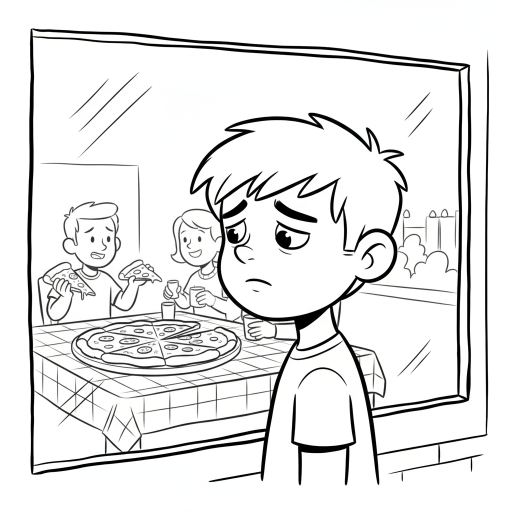
#> input picture sam3-hosting/generated_image_1768930074.png, 1024 x 1024 px (shown at 1/2 size)
$ python -i draw_animation.py   (imports and definitions only)
#> lines starting #> are read from the running program, lines starting #| are printed output that depends on the picture; after the words box and inside, x2 and y2 are one past the last pixel; in counts of white or black regions, pixels touching at a corner belong together
import os
import cv2
import time
import numpy as np
import math
import json
import base64
from . import utils

# [6 lines left out: function euc_dist, not called in this run]

def preprocess_image(img_path, resize_wd, resize_ht):
    """
    Reads an image, resizes it, and generates a binary adaptive threshold mask.
    The threshold mask is used to identify "ink" pixels for the animation.
    """
#> called with resize_wd = 1920, resize_ht = 1080
    img = cv2.imread(img_path)
#> img is the input picture: shape (1024, 1024, 3); mean B, G, R 230.9, 231, 230.9
    if img is None:
        return None, None, None, None, None
    img_ht, img_wd = img.shape[0], img.shape[1]
#> img_ht = 1024; img_wd = 1024
    img = cv2.resize(img, (resize_wd, resize_ht))
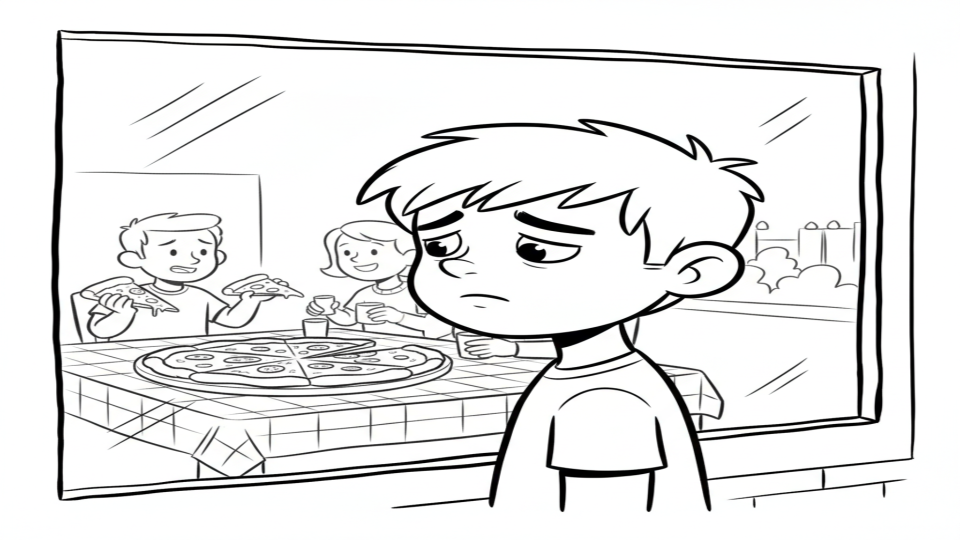
#> img: shape (1080, 1920, 3) (shown at 1/2 size); mean B, G, R 230.8, 230.9, 230.9
    img_gray = cv2.cvtColor(img, cv2.COLOR_BGR2GRAY)

    # gaussian adaptive thresholding: identifies edges and details
    img_thresh = cv2.adaptiveThreshold(
        img_gray, 255, cv2.ADAPTIVE_THRESH_GAUSSIAN_C, cv2.THRESH_BINARY, 15, 10
    )
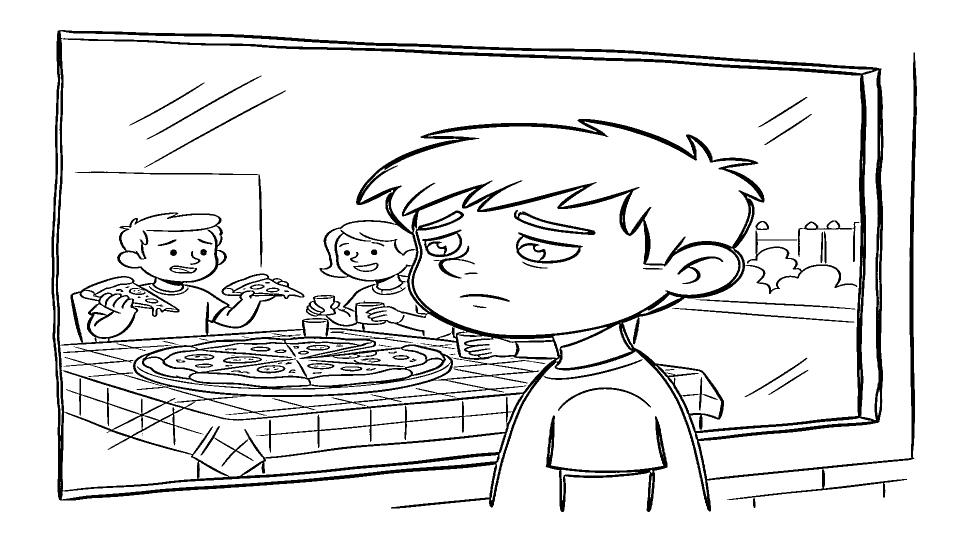
#> img_thresh: shape (1080, 1920) (shown at 1/2 size); 90.3% white; 114 black regions (33 under 20 px), largest, box (x1, y1, x2, y2) and area: (103, 60, 1834, 1023) 169289, (1091, 831, 1335, 1024) 5434, (1032, 465, 1166, 527) 2096
    return img, img_thresh, img_ht, img_wd, img_gray

def preprocess_hand_image(hand_path, hand_mask_path):
    """
    Prepares the 'drawing hand' asset by cropping it to its visible area
    and preparing foreground/background masks for blending.
    """
    hand = cv2.imread(hand_path)
    hand_mask = cv2.imread(hand_mask_path, cv2.IMREAD_GRAYSCALE)
    if hand is None or hand_mask is None:
        return None, None, None, None, None

    # Get extreme coordinates to crop hand to its mask size (removes unused empty space)
    indices = np.where(hand_mask == 255)
    x, y = indices[1], indices[0]
    top_left = (np.min(x), np.min(y))
    bottom_right = (np.max(x), np.max(y))

    hand = hand[top_left[1] : bottom_right[1], top_left[0] : bottom_right[0]]
    hand_mask = hand_mask[top_left[1] : bottom_right[1], top_left[0] : bottom_right[0]]
    hand_mask_inv = 255.0 - hand_mask

    # Normalize masks to [0.0, 1.0] for multiplicative blending
    hand_mask = hand_mask / 255.0
    hand_mask_inv = hand_mask_inv / 255.0

    # Ensure hand background is blacked out
    hand_bg_ind = np.where(hand_mask == 0)
    hand[hand_bg_ind] = [0, 0, 0]

    hand_ht, hand_wd = hand.shape[0], hand.shape[1]
    return hand, hand_mask, hand_mask_inv, hand_ht, hand_wd

# [114 lines left out: functions draw_hand_on_img, draw_masked_object, not called in this run]

def draw_animation_tool_fn(
    image_path: str,
    segmentation_results_path: str = None,
    frame_rate: int = 25,
    resize_wd: int = 1920,
    resize_ht: int = 1080,
    split_len: int = 10,
    object_skip_rate: int = 7,
    bg_object_skip_rate: int = 12,
    end_duration_sec: int = 1
) -> str:
    """
    Generates a whiteboard animation video of an image.

    If 'segmentation_results_path' is provided (from the segmentation tool),
    the tool will draw each object one by one before drawing the background.
    Otherwise, it draws the entire image in a single pass.

    Args:
        image_path (str): Absolute path to the input image.
        segmentation_results_path (str, optional): Path to the JSON output of the segmentation tool.
        frame_rate (int): FPS of the output video. Default 25.
        resize_wd (int): Resize image to this width before processing. Default 1920.
        resize_ht (int): Resize image to this height before processing. Default 1080.
        split_len (int): Grid size for ink detection. Smaller is more detailed but slower. Default 10.
        object_skip_rate (int): Write 1 frame for every N grid blocks drawn for objects. Default 8.
        bg_object_skip_rate (int): Skip rate for background drawing (usually faster). Default 14.
        end_duration_sec (int): How many seconds to show the finished image at the end. Default 3.

    Returns:
        str: Absolute path to the generated MP4 video.
    """
    # Locate hand assets relative to the package structure
    assets_dir = os.path.join(os.path.dirname(os.path.dirname(os.path.abspath(__file__))), "assets")
    hand_path = os.path.join(assets_dir, "drawing-hand.png")
    hand_mask_path = os.path.join(assets_dir, "hand-mask.png")

    # Load and prepare the image
    img, img_thresh, img_ht, img_wd, img_gray = preprocess_image(image_path, resize_wd, resize_ht)
#> img_ht = 1024; img_wd = 1024
    if img is None:
        return f"Error: Could not read image at {image_path}"

    # Load and prepare the drawing hand
    hand, hand_mask, hand_mask_inv, hand_ht, hand_wd = preprocess_hand_image(hand_path, hand_mask_path)
    if hand is None:
        return "Error: Hand assets not found. Ensure adk-agent/assets contains hand images."

    # Prepare output video
    timestamp = int(time.time())
    output_filename = f"whiteboard_animation_{timestamp}.mp4"
    temp_video_path = output_filename

    video_object = cv2.VideoWriter(
        temp_video_path,
        cv2.VideoWriter_fourcc(*"mp4v"),
        frame_rate,
        (resize_wd, resize_ht),
    )

    # canvas initialized to white
    drawn_frame = np.full((resize_ht, resize_wd, 3), 255, dtype=np.uint8)

    if segmentation_results_path and os.path.exists(segmentation_results_path):
        # SUB-OBJECT ANIMATION MODE
        with open(segmentation_results_path, 'r') as f:
            seg_data = json.load(f)

        # We track which pixels belong to the background
        background_mask = np.full((resize_ht, resize_wd), 255, dtype=np.uint8)

        # 1. Reconstruct all masks first
        reconstructed_masks = []
        for obj_name, obj_seg in seg_data.get("segmentations", {}).items():
            if "masks_base64" not in obj_seg: continue

            full_obj_mask = np.zeros((resize_ht, resize_wd), dtype=np.uint8)
            for b64_mask in obj_seg["masks_base64"]:
                mask_data = base64.b64decode(b64_mask)
                nparr = np.frombuffer(mask_data, np.uint8)
                mask_part = cv2.imdecode(nparr, cv2.IMREAD_GRAYSCALE)
                if mask_part is not None:
                    mask_part = cv2.resize(mask_part, (resize_wd, resize_ht))
                    _, binary_part = cv2.threshold(mask_part, 127, 255, cv2.THRESH_BINARY)
                    full_obj_mask = cv2.bitwise_or(full_obj_mask, binary_part)

            reconstructed_masks.append(full_obj_mask)

        # 2. Merge overlapping masks
        # We use a simple adjacency-based merging (Disjoint Set Union style)
        num_masks = len(reconstructed_masks)
        parent = list(range(num_masks))

        # [10 lines left out: functions find, union, not called in this run]

        for i in range(num_masks):
            for j in range(i + 1, num_masks):
                m1 = reconstructed_masks[i]
                m2 = reconstructed_masks[j]

                # Calculate intersection
                intersect = cv2.bitwise_and(m1, m2)
                intersect_area = np.sum(intersect == 255)

                if intersect_area > 0:
                    area1 = np.sum(m1 == 255)
                    area2 = np.sum(m2 == 255)
                    min_area = min(area1, area2)

                    # If significant overlap, merge them
                    if min_area > 0 and (intersect_area / min_area) > 0.3:
                        union(i, j)

        # Group masks by their root parent
        merged_groups = {}
        for i in range(num_masks):
            root = find(i)
            if root not in merged_groups:
                merged_groups[root] = np.zeros((resize_ht, resize_wd), dtype=np.uint8)
            merged_groups[root] = cv2.bitwise_or(merged_groups[root], reconstructed_masks[i])

        # 3. Animate the merged groups
        for root, merged_mask in merged_groups.items():
            # Animate drawing this specific merged object
            draw_masked_object(
                drawn_frame, img_thresh, img, video_object, hand, hand_mask_inv, hand_ht, hand_wd,
                resize_ht, resize_wd, split_len, object_mask=merged_mask, skip_rate=object_skip_rate
            )

            # Mark this object's area as 'drawn' in the background mask
            obj_ind = np.where(merged_mask == 255)
            background_mask[obj_ind] = 0

        # Draw the remaining area (background)
        draw_masked_object(
            drawn_frame, img_thresh, img, video_object, hand, hand_mask_inv, hand_ht, hand_wd,
            resize_ht, resize_wd, split_len=20, object_mask=background_mask, skip_rate=bg_object_skip_rate
        )
    else:
        # SINGLE PASS MODE
        draw_masked_object(
            drawn_frame, img_thresh, img, video_object, hand, hand_mask_inv, hand_ht, hand_wd,
            resize_ht, resize_wd, split_len, skip_rate=object_skip_rate
        )

    # Finally, show the full-color final image for a few seconds
    for _ in range(frame_rate * end_duration_sec):
        video_object.write(img)

    video_object.release()
    time.sleep(0.1)  # Allow system/OpenCV to flush and release file lock

    # Move video to the final output directory if set
    if utils.GLOBAL_OUTPUT_DIR:
        final_path = os.path.join(utils.GLOBAL_OUTPUT_DIR, output_filename)
        if os.path.exists(temp_video_path):
            if os.path.exists(final_path):
                try:
                    os.remove(final_path)
                except Exception:
                    pass

            # Retry renaming a few times
            for attempt in range(5):
                try:
                    os.rename(temp_video_path, final_path)
                    return final_path
                except PermissionError:
                    time.sleep(0.2)

            # Fallback to shutil copy + remove
            import shutil
            try:
                shutil.copy2(temp_video_path, final_path)
                try:
                    os.remove(temp_video_path)
                except Exception:
                    pass
                return final_path
            except Exception as copy_err:
                print(f"Error copying video on fallback: {copy_err}")

    return os.path.abspath(temp_video_path)

>>> result = draw_animation_tool_fn('../../sam3-hosting/generated_image_1768930074.png')

$ run again, on sam3-hosting/generated_image_1768930374.png
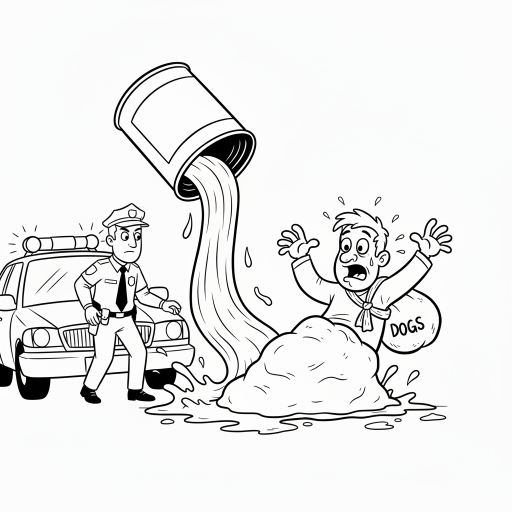
#> input picture sam3-hosting/generated_image_1768930374.png, 1024 x 1024 px (shown at 1/2 size)
#> in preprocess_image, img is the input picture: shape (1024, 1024, 3); mean B, G, R 235, 235.1, 234.9
#> in preprocess_image, `img = cv2.resize(img, (resize_wd, resize_ht))`:
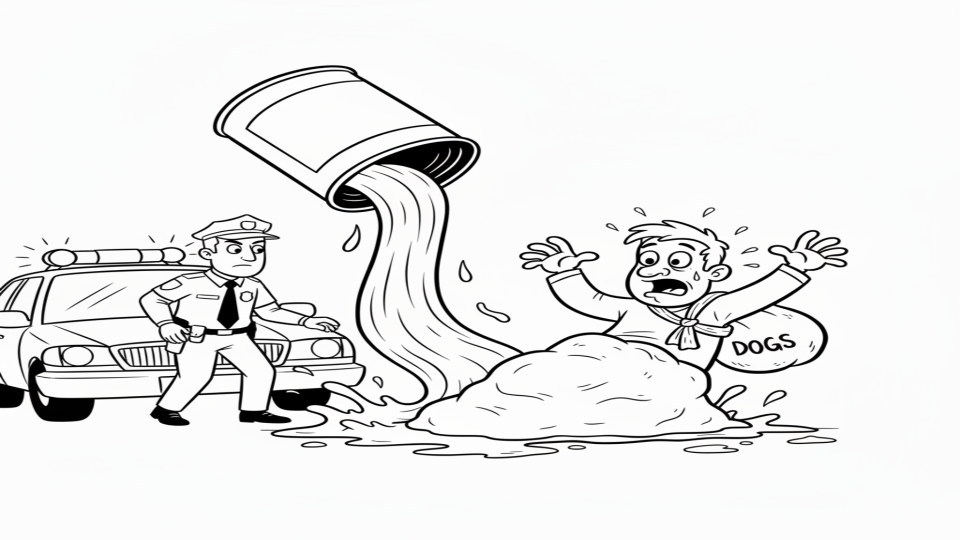
#> img: shape (1080, 1920, 3) (shown at 1/2 size); mean B, G, R 235, 235.1, 234.9
#> in preprocess_image, `img_thresh = cv2.adaptiveThreshold( img_gray, 255, cv2.ADAPTIVE_THRESH..`:
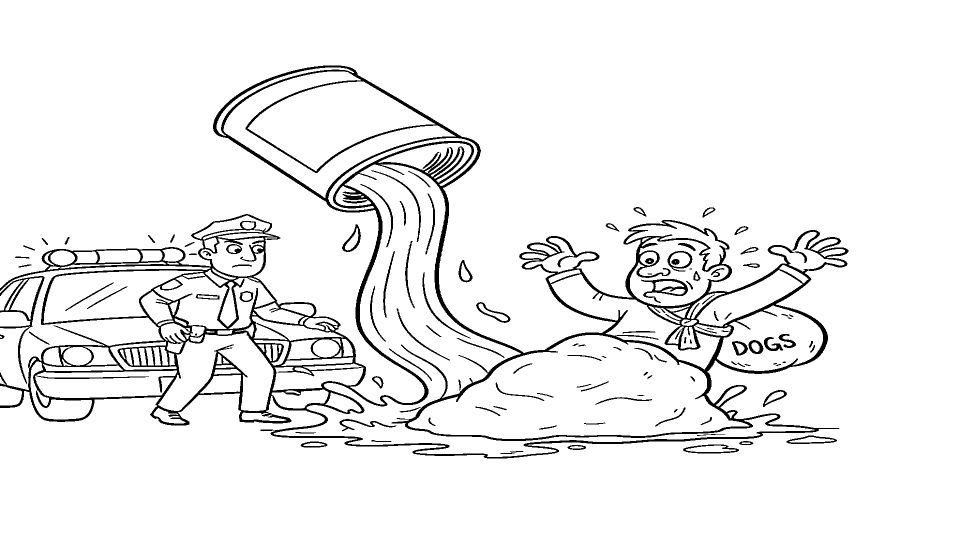
#> img_thresh: shape (1080, 1920) (shown at 1/2 size); 93.8% white; 116 black regions (7 under 20 px), largest, box (x1, y1, x2, y2) and area: (0, 131, 1697, 917) 104751, (0, 552, 89, 768) 2283, (1282, 558, 1376, 606) 1215
#> in draw_animation_tool_fn, `img, img_thresh, img_ht, img_wd, img_gray = preprocess_image(image_pat..`: img_ht = 1024
